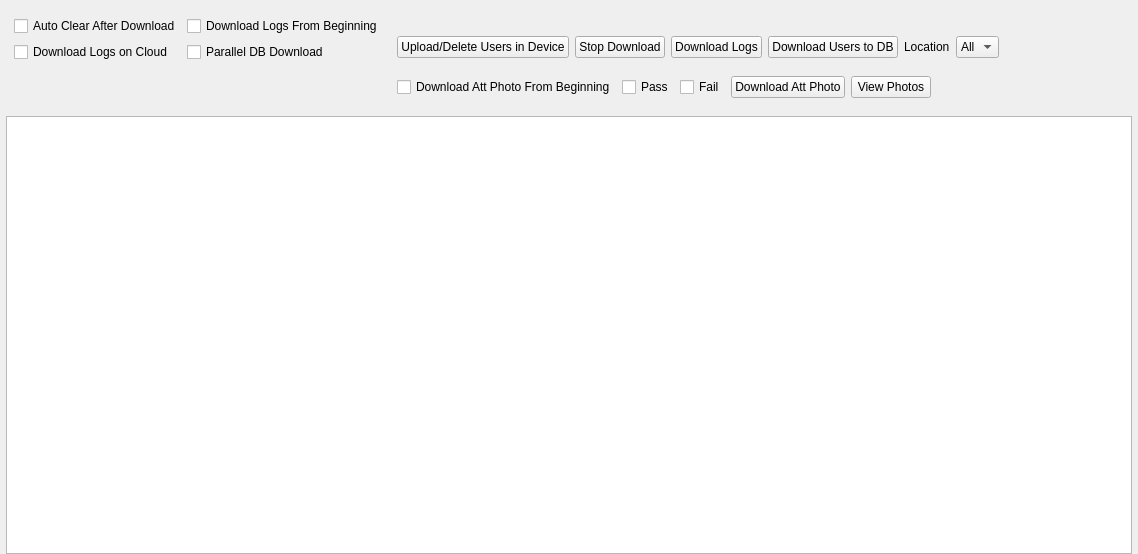
<?xml version="1.0" encoding="UTF-8"?>
<ui version="4.0">
 <class>Form</class>
 <widget class="QWidget" name="Form">
  <property name="geometry">
   <rect>
    <x>0</x>
    <y>0</y>
    <width>1138</width>
    <height>554</height>
   </rect>
  </property>
  <property name="windowTitle">
   <string>Form</string>
  </property>
  <layout class="QGridLayout" name="mainLayout">
   <property name="leftMargin">
    <number>6</number>
   </property>
   <property name="topMargin">
    <number>0</number>
   </property>
   <property name="rightMargin">
    <number>6</number>
   </property>
   <property name="bottomMargin">
    <number>0</number>
   </property>
   <item row="0" column="0">
    <layout class="QVBoxLayout" name="verticalLayout_4" stretch="0,1">
     <item>
      <layout class="QHBoxLayout" name="topPanel">
       <item>
        <layout class="QVBoxLayout" name="verticalLayout_2">
         <property name="leftMargin">
          <number>8</number>
         </property>
         <property name="topMargin">
          <number>16</number>
         </property>
         <property name="rightMargin">
          <number>8</number>
         </property>
         <property name="bottomMargin">
          <number>8</number>
         </property>
         <item>
          <layout class="QGridLayout" name="gridLayout">
           <item row="0" column="1">
            <widget class="QCheckBox" name="checkBox_2">
             <property name="text">
              <string>Download Logs From Beginning</string>
             </property>
            </widget>
           </item>
           <item row="0" column="0">
            <widget class="QCheckBox" name="checkBox">
             <property name="text">
              <string>Auto Clear After Download</string>
             </property>
            </widget>
           </item>
           <item row="1" column="0">
            <widget class="QCheckBox" name="checkBox_3">
             <property name="text">
              <string>Download Logs on Cloud</string>
             </property>
            </widget>
           </item>
           <item row="1" column="1">
            <widget class="QCheckBox" name="checkBox_4">
             <property name="text">
              <string>Parallel DB Download</string>
             </property>
            </widget>
           </item>
          </layout>
         </item>
         <item>
          <spacer name="verticalSpacer">
           <property name="orientation">
            <enum>Qt::Vertical</enum>
           </property>
           <property name="sizeHint" stdset="0">
            <size>
             <width>20</width>
             <height>40</height>
            </size>
           </property>
          </spacer>
         </item>
        </layout>
       </item>
       <item>
        <layout class="QVBoxLayout" name="verticalLayout">
         <property name="topMargin">
          <number>24</number>
         </property>
         <item>
          <layout class="QHBoxLayout" name="horizontalLayout_2">
           <item>
            <widget class="QPushButton" name="pushButton">
             <property name="text">
              <string>Upload/Delete Users in Device</string>
             </property>
            </widget>
           </item>
           <item>
            <widget class="QPushButton" name="pushButton_2">
             <property name="text">
              <string>Stop Download</string>
             </property>
            </widget>
           </item>
           <item>
            <widget class="QPushButton" name="pushButton_3">
             <property name="text">
              <string>Download Logs</string>
             </property>
            </widget>
           </item>
           <item>
            <widget class="QPushButton" name="pushButton_4">
             <property name="text">
              <string>Download Users to DB</string>
             </property>
            </widget>
           </item>
           <item>
            <widget class="QLabel" name="label">
             <property name="text">
              <string>Location</string>
             </property>
            </widget>
           </item>
           <item>
            <widget class="QComboBox" name="comboBox">
             <item>
              <property name="text">
               <string>All</string>
              </property>
             </item>
            </widget>
           </item>
           <item>
            <spacer name="horizontalSpacer">
             <property name="orientation">
              <enum>Qt::Horizontal</enum>
             </property>
             <property name="sizeHint" stdset="0">
              <size>
               <width>40</width>
               <height>20</height>
              </size>
             </property>
            </spacer>
           </item>
          </layout>
         </item>
         <item>
          <layout class="QHBoxLayout" name="horizontalLayout_3">
           <item>
            <widget class="QCheckBox" name="checkBox_5">
             <property name="text">
              <string>Download Att Photo From Beginning</string>
             </property>
            </widget>
           </item>
           <item>
            <widget class="QCheckBox" name="checkBox_6">
             <property name="text">
              <string>Pass</string>
             </property>
            </widget>
           </item>
           <item>
            <widget class="QCheckBox" name="checkBox_7">
             <property name="text">
              <string>Fail</string>
             </property>
            </widget>
           </item>
           <item>
            <widget class="QPushButton" name="pushButton_5">
             <property name="text">
              <string>Download Att Photo</string>
             </property>
            </widget>
           </item>
           <item>
            <widget class="QPushButton" name="pushButton_6">
             <property name="text">
              <string>View Photos</string>
             </property>
            </widget>
           </item>
           <item>
            <spacer name="horizontalSpacer_2">
             <property name="orientation">
              <enum>Qt::Horizontal</enum>
             </property>
             <property name="sizeHint" stdset="0">
              <size>
               <width>40</width>
               <height>20</height>
              </size>
             </property>
            </spacer>
           </item>
          </layout>
         </item>
        </layout>
       </item>
      </layout>
     </item>
     <item>
      <layout class="QVBoxLayout" name="verticalLayout_3">
       <item>
        <widget class="QTableView" name="tableView"/>
       </item>
      </layout>
     </item>
    </layout>
   </item>
  </layout>
 </widget>
 <resources/>
 <connections/>
</ui>
